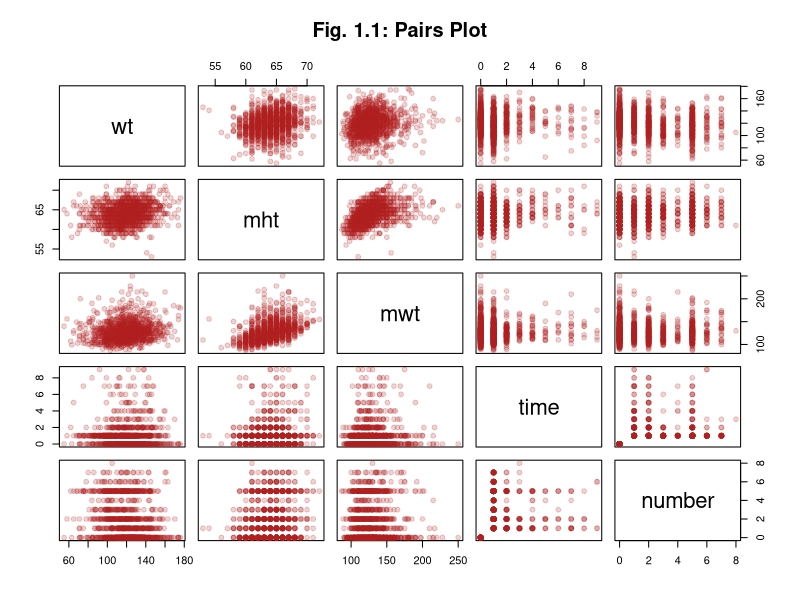
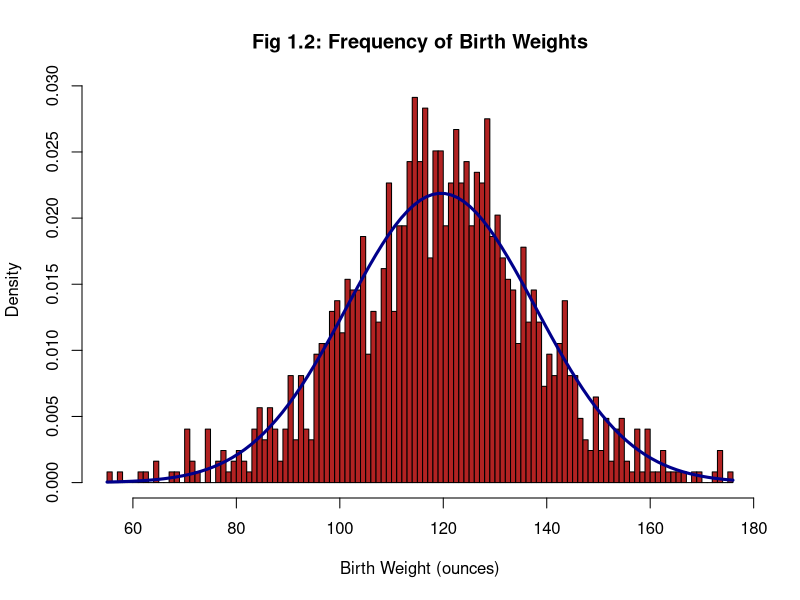
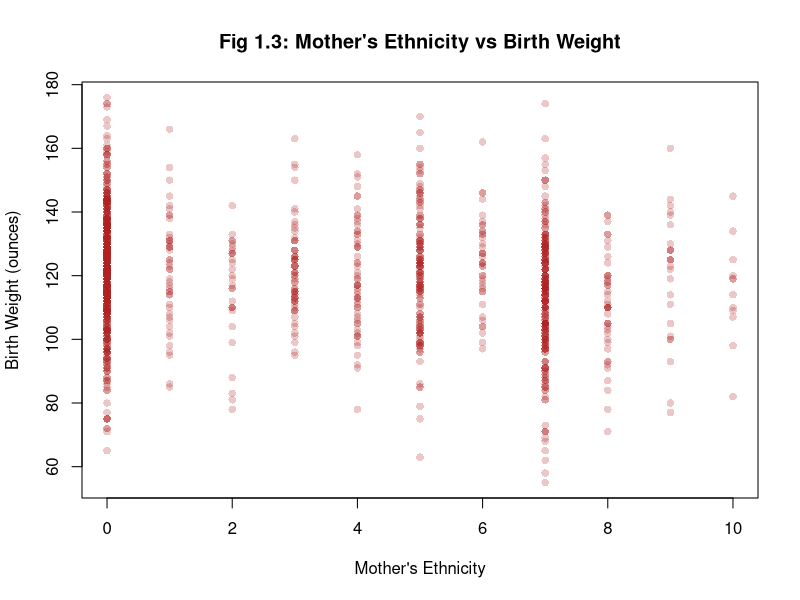
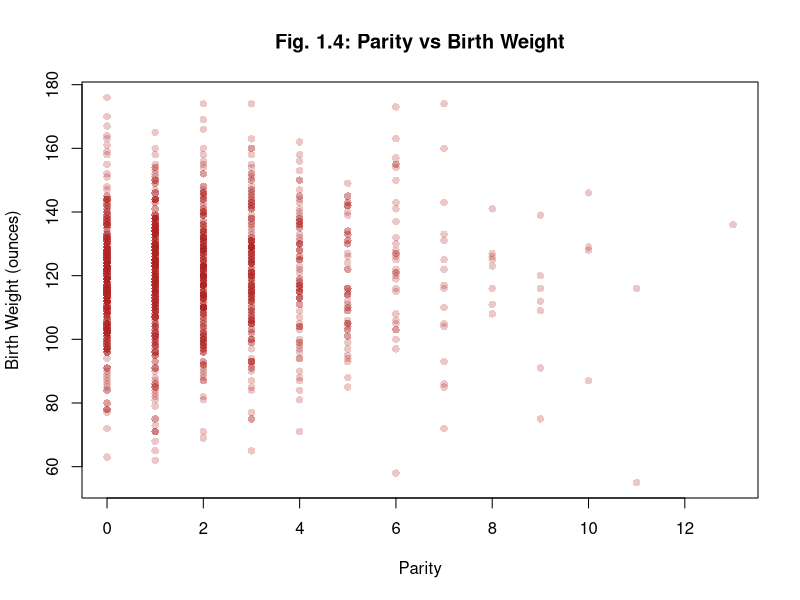
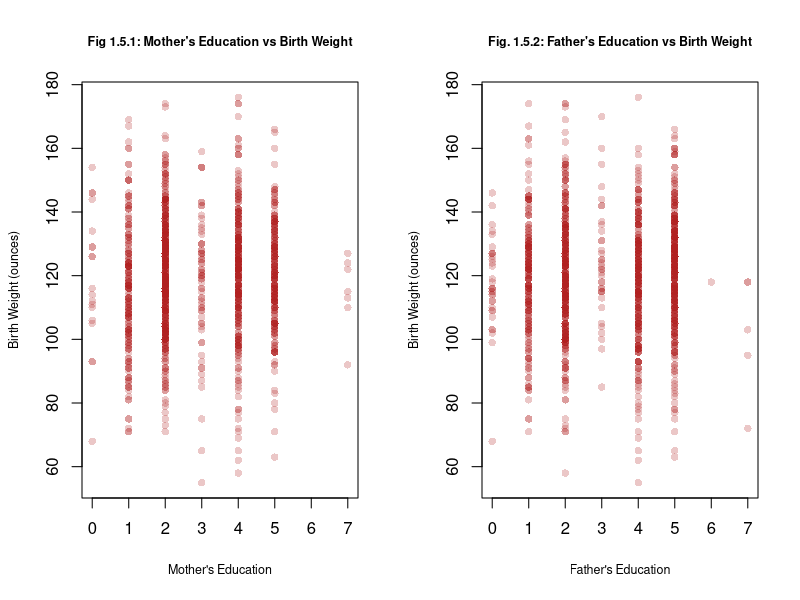
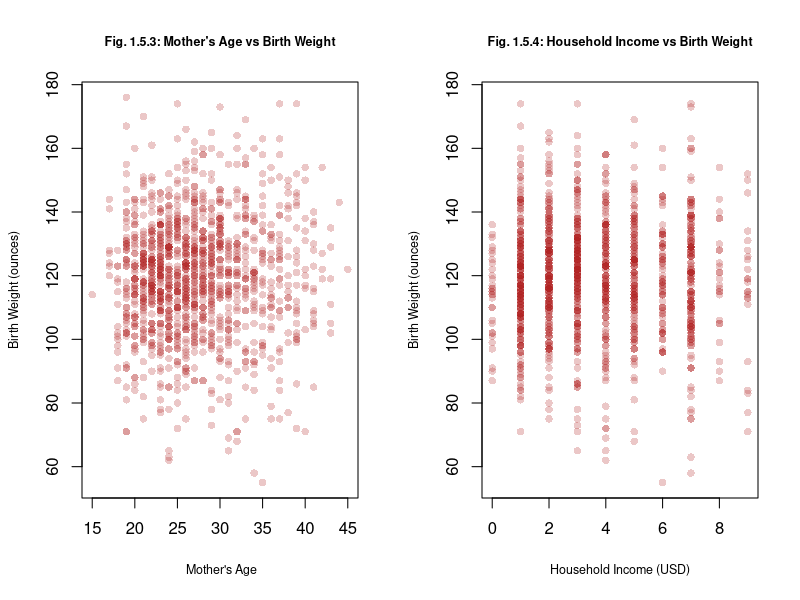
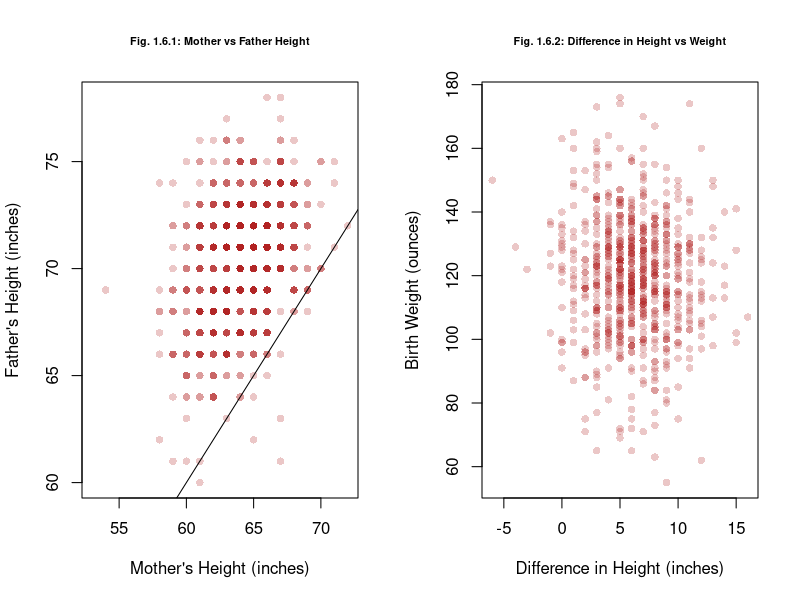
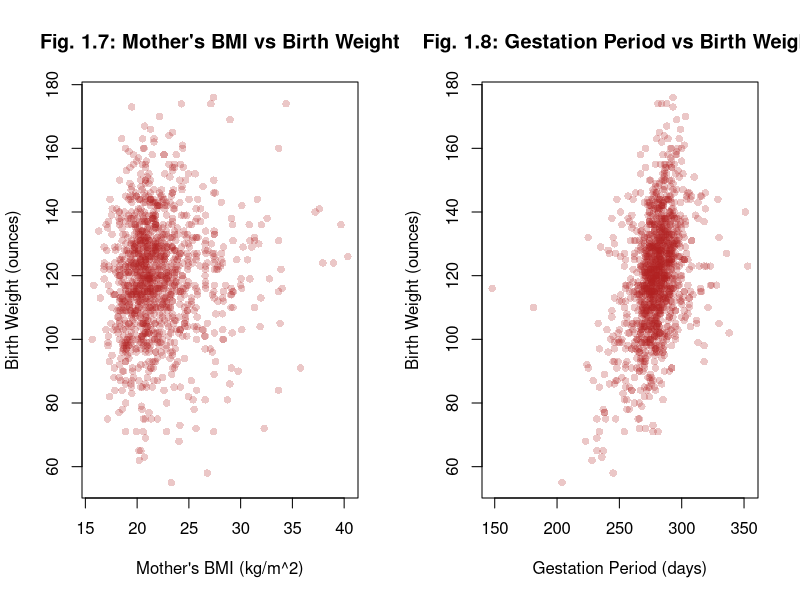

Write the R code that produced these figures, in order.
## ---- chunk 1
# Knitr Configuration
knitr::opts_chunk$set(
  comment = NA,
  cache = TRUE,
  include = TRUE,
  echo = FALSE,
  results = "markup",
  fig.show = "asis",
  fig.height = 3.2,
  fig.align = "center"
)
## ---- chunk 2
# Define all the functions and constants used later

# Category names for Ethnicity variates
ethLabels <- c(
  "Caucasian",
  "Mexican",
  "African-American",
  "Asian",
  "Mixed",
  "Other"
)

# Category names for Education variates
edLabels <- c(
  "Elementary School",
  "Middle School",
  "High School",
  "High School + Trade School",
  "High School + Some College",
  "College Graduate",
  "Trade School",
  "High School Unclear"
)

# Number of imputed datasets
k <- 5

# Unit conversion factors
poundsToKg <- 0.453592
inchesToM <- 0.0254

# The boundaries for BMI categories
# See this page for the source:
# https://www.mayoclinic.org/healthy-lifestyle/pregnancy-week-by-week/in-depth/pregnancy-weight-gain/art-20044360?pg=1
underweightNormalBoundary <- 18.5
normalOverweightBoundary <- 25
overweightObeseBoundary <- 30

# Use test 20% for test set in cross validation
testSetRatio = 0.2

# Number of cross-validation trials
# "Usually about a thousand is fine" - M. Lysy, Nov. 27, 2018
m <- 1000
## ---- chunk 3
# Input: bmi - a BMI
# Output: TRUE/FALSE depending on if the BMI falls into category in function name
isUnderweight <- function (bmi) bmi < underweightNormalBoundary
isNormal <- function (bmi) bmi < normalOverweightBoundary &
                           bmi >= underweightNormalBoundary
isOverweight <- function (bmi) bmi < overweightObeseBoundary &
                               bmi >= normalOverweightBoundary
isObese <- function (bmi) bmi >= overweightObeseBoundary

# Input: wtLbs - weight in pounds
#        htIn - height in inches
# Output: (double) BMI
bmi <- function (wtLbs, htIn) (wtLbs * poundsToKg) / (htIn * inchesToM)^2
## ---- chunk 4
# Roughly translate the "number" category to a floating point
# number of the actual number of cigarettes smoked
# Input: number - raw value for 'number' variable
# Output: (double) approximation of the number of individual cigarettes smoked per day
numCigs <- function (number) (number > 0 & number <= 4) * (5 * number - 2.5) +
                             (number > 4) * (10 * number - 25.5)
## ---- chunk 5
# Decode most categorical variates and encode them as labelled factors
# Decodes 'number' and converts it to a float using numCigs
# Decodes 'income' and converts it so a factor with 3 broader categories
# Returns a new data frame and does not modify the given one
# Input: birthsDataset - an imputed births dataset
# Output: a new data frame with factor encoded categorical variables
decodeBirthVariates <- function (birthsDataset) {
  newDataset = data.frame(birthsDataset)

  newDataset$meth <- cut(
    birthsDataset$meth,
    breaks = c(0, 5:10), 
    labels = ethLabels,
    right = TRUE,
    include.lowest= TRUE
  )

  newDataset$med <- cut(
    birthsDataset$med,
    breaks = 0:8, 
    labels = edLabels,
    right = FALSE
  )

  newDataset$feth <- cut(
    birthsDataset$feth,
    breaks = c(0, 5:10),
    labels = ethLabels,
    right = TRUE,
    include.lowest= TRUE
  )

  newDataset$fed <- cut(
    birthsDataset$fed,
    breaks = 0:8, 
    labels = edLabels,
    right = FALSE
  )

  newDataset$smoke <- cut(
    birthsDataset$smoke,
    breaks = 0:4, 
    labels = c(
      "Never",
      "Smokes Now",
      "Until Pregnancy",
      "Doesn't Smoke Anymore"
    ),
    right = FALSE
  )

  newDataset$marital <- cut(
    birthsDataset$marital,
    breaks = 0:5,
    labels = c(
      "Married",
      "Legally Separated",
      "Divorced",
      "Widowed",
      "Never Married"
    )
  )

  newDataset$number <- numCigs(birthsDataset$number)

  newDataset$time <- cut(
    birthsDataset$time,
    breaks = 0:10,
    labels = c(
      "Never Smoked",
      "Still Smokes",
      "During Pregnancy",
      "Less Than A Year",
      "1-2 Years",
      "2-3 Years",
      "3-4 Years",
      "5-9 Years",
      "More Than 10 Years",
      "Quit But Don't Know When"
    ),
    right = FALSE
  )

  newDataset$income <- cut(
    birthsDataset$income,
    breaks = c(0, 1, 2, 10),
    labels = c(
      "Under 2500",
      "2500-4999",
      "Over 5000"
    ),
    right = FALSE
  )

  newDataset
}
## ---- chunk 6
# Input: time - time since quitting smoking in original integer encoding
#        number - number of cigarettes smoked in original integer encoding
#        impactHalfLife - the half-life of the smoking impact as it decays after quitting
# Output: (doubel) our custom smoking impact variate
smokingImpact <- function (time, number, impactHalfLife) {
  # Take the average of the bounds of the range of cigarettes smoked by a given category
  # as the approximate exact number of cigarettes smoked per day
  activeSmokingImpact = log(
    numCigs(number) +
    (number == 0) * 1 # This term guarantees a value of 0 for non-smokers (0 = log(1))
  )
  
  # Approximate a scalar number of years since quiting based on the categorical variable
  yearsQuit = (time >= 3) * (-2.5 + time) + (time >= 7) * (-18.5 + 3 * time)
  # Time = 1 or 2 are special cases with 0 decay
  yearsQuit = yearsQuit * (time >= 3)
  
  decayedSmokingImpact = activeSmokingImpact * 2^(-yearsQuit / impactHalfLife)
  
  decayedSmokingImpact
}
## ---- chunk 7
# Input: imputedBirthsDataset - an imputed births dataset
#        impactHalfLife - the half-life parameter to supply when computing smokingImpact
# Output: a new data frame with factor encoded categorical variables and new engineered features
craftFeatures <- function (imputedBirthsDataset, impactHalfLife = 2) {
  newDataset = decodeBirthVariates(imputedBirthsDataset)

  # Note: This treats parents of "Other" ethnicity
  # as the same ethnicity though they may not be
  newDataset$sameEth <- factor(
    (imputedBirthsDataset$meth != 9 & # If they are both "Mixed" then it is like two
                                      # parents of different ethnicities
     imputedBirthsDataset$meth == imputedBirthsDataset$feth) |
    # Both Caucasian
    (imputedBirthsDataset$meth < 6 & imputedBirthsDataset$feth < 6),
    labels = c("Different", "Same")
  )
  
  newDataset$htDiff <- newDataset$fht - newDataset$mht
    
  # If a mother is having her first child after 40,
  # we say that she is becoming a mother late in life
  newDataset$lateMom <- factor(
    newDataset$parity == 0 & newDataset$mage >= 40,
    labels = c("Not late", "Late")
  )

  newDataset$mBMI <- bmi(newDataset$mwt, newDataset$mht)
  
  # Multiplying by 1, 2, and 3 to give integer encoding of
  # categories which are then changed to a factor
  newDataset$mBMICategory <- factor(
    1 * isNormal(newDataset$mBMI)
      + 2 * isOverweight(newDataset$mBMI)
      + 3 * isObese(newDataset$mBMI),
    labels = c("Underweight", "Normal", "Overweight", "Obese")
  )
  
  newDataset$smokingImpact <- smokingImpact(
    imputedBirthsDataset$time,
    imputedBirthsDataset$number,
    impactHalfLife
  )
  
  newDataset
}
## ---- chunk 8
# Input: model - a model
#        datasets - a collection of imputed datasets
# Output: (float) the average AIC of the model across the given datasets
meanAIC <- function (model, datasets) mean(sapply(
  datasets,
  function (dataset) AIC(update(model, data = dataset))
))
## ---- chunk 9
# Input: datasets - a collection of imputed datasets
#        predictedVar - the variables to be predicted by the model
#        excludedVars - variables in the datasets to be ignored in model selection
#        specialTerms - specific terms to be allowed in the model (overrides exlusion)
# Output: an automatically selected model which fits predictedVar with variables
#         from the dataset
selectModel <- function (
  datasets,
  predictedVar,
  excludedVars = c(),
  specialTerms = c()
) {
  selectedModelMeanAIC = .Machine$integer.max
  selectedModel = NULL
  
  # Fit a model against each dataset and keep with one which performs best on all
  for (dataset in datasets) {
    M0 = lm(wt ~ 1, data = dataset)
    Mmax = lm(
      # Write maximal formula with interaction effects between all vars not excluded,
      # with added special terms on their own
      formula(paste(
        predictedVar,
        "~",
        "(.",
        Reduce(
          function (l, r) paste(l, r),
          Map(function (term) paste("-", term), excludedVars),
          ""
        ),
        ")^2",
        Reduce(
          function (l, r) paste(l, r),
          Map(function (term) paste("+", term), specialTerms),
          ""
        )
      )),
      data = dataset
    ) 
  
    candidateModel = step(
      lm(wt ~ 1, data = dataset),
      scope = list(lower = M0, upper = Mmax),
      direction = "both",
      trace = 0
    )
  
    candidateModelMeanAIC = meanAIC(candidateModel, datasets)
  
    if (candidateModelMeanAIC < selectedModelMeanAIC) {
      selectedModel = update(candidateModel, data = dataset)
      selectedModelMeanAIC = candidateModelMeanAIC
    }
  }
  
  selectedModel
}
## ---- chunk 10
# Input: model1 - a model
#        model2 - a model
#        datasets - datasets to cross-validate the models on
# Output: the rPMSE for each model on each cross-validation trial,
#         as well as a sample of actual values, predictions, and residuals
#         from the final trial
crossValidate <- function (model1, model2, datasets) {
  model1rPMSE <- vector(mode = "numeric", length = m)
  model2rPMSE <- vector(mode = "numeric", length = m)

  for (i in 1:m) {
    chosenSet = datasets[[1 + i %% k]]
    Ntotal = nrow(chosenSet)
    Ntest = floor(Ntotal * testSetRatio)
    outOfSampleIndices = sample(Ntotal, Ntest)
    trainSet = chosenSet[-outOfSampleIndices, ]
    testSet = chosenSet[outOfSampleIndices, ]
    
    model1 = update(model1, data = trainSet)
    model2 = update(model2, data = trainSet)
    outOfSamplePredictions1 = predict(model1, newdata = testSet)
    outOfSamplePredictions2 = predict(model2, newdata = testSet)
    predictionErrors1 = (testSet$wt - outOfSamplePredictions1) ^ 2
    predictionErrors2 = (testSet$wt - outOfSamplePredictions2) ^ 2
    model1rPMSE[i] <- sqrt(sum(predictionErrors1) / Ntest)
    model2rPMSE[i] <- sqrt(sum(predictionErrors2) / Ntest)
  }
  
  list(
    rPMSEs = data.frame(model1 = model1rPMSE, model2 = model2rPMSE),
    actual = testSet$wt,
    predictions = data.frame(
      model1 = outOfSamplePredictions1,
      model2 = outOfSamplePredictions2
    ),
    residuals = data.frame(
      model1 = outOfSamplePredictions1 - testSet$wt,
      model2 = outOfSamplePredictions2 - testSet$wt
    )
  )
}
## ---- chunk 11
# Import dataset
births <- read.csv("chds_births.csv")
## ---- chunk 12
# The occurrences of marital == 0 are likely transcription errors.
# Replace them with NAs
mendedBirths <- data.frame(births)
mendedBirths[mendedBirths$marital == 0, "marital"] <- NA
## ---- chunk 13
# Suppress library warnings
options(warn=-1)

# Multiple Imputation
library(mice, quietly = TRUE)

# For consistency
set.seed(331)

multiplyImputedBirths <- mice(
  mendedBirths,
  m = k,
  method = "pmm",
  printFlag = FALSE
)

# Gather the imputed datasets
imputedBirths <- lapply(1:k, function(i) complete(multiplyImputedBirths, i))
## ---- chunk 14
# Decode the categorical variables into factors and replace number with
# numCigs so that we don't get linearly dependent categories for never smoked
# and smoked 0 cigarettes
decodedImputedBirths <- lapply(imputedBirths, decodeBirthVariates)
## ---- chunk 15
# The candidate values for half life
halfLifeValues <- seq(0.1, 10, by = 0.1)

# The half life value which maximized multiple R squared
optimalImpactHalfLife <- 0.1 * which.max(sapply(
  halfLifeValues,
  function (halfLife) summary(lm(
    wt ~ smokingImpact + time + numCigs,
    data = data.frame(
      wt = imputedBirths[[1]]$wt,
      time = imputedBirths[[1]]$time,
      numCigs = numCigs(
        imputedBirths[[1]]$number
      ),
      smokingImpact = smokingImpact(
        imputedBirths[[1]]$time,
        imputedBirths[[1]]$number,
        impactHalfLife = halfLife
      )
    )
  ))$r.squared
))

paste("Optimal impact half life:", optimalImpactHalfLife)
## ---- chunk 16
library(purrr) # Needed for the function 'partial' used below
# Create datasets with our engineered features and the previous factor
# transformations from decodeImputedBirths as well, using the optimized
# impact half life value
engineeredFeatureBirths <- lapply(
  imputedBirths,
  partial(craftFeatures, impactHalfLife = optimalImpactHalfLife)
)
## ---- chunk 17
pairs(
  births[c("wt", "mht", "mwt", "time", "number")],
  col = adjustcolor("firebrick", 0.2),
  pch = 19,
  main = "Fig. 1.1: Pairs Plot"
)
## ---- chunk 18
h<- hist(
  births$wt,
  breaks = 100,
  freq = FALSE,
  col = "firebrick",
  main = "Fig 1.2: Frequency of Birth Weights",
  xlab = "Birth Weight (ounces)",
  mar = c(1, 4, 1, 2) + 0.1
) 

curve(
  dnorm(x, mean(births$wt), sd(births$wt)),
  add = TRUE,
  lwd = 3, 
  col = "darkblue"
)
## ---- chunk 19
plot(
  births$meth,
  births$wt,
  col = adjustcolor("firebrick", 0.25),
  pch = 16,
  main = "Fig 1.3: Mother's Ethnicity vs Birth Weight",
  xlab = "Mother's Ethnicity",
  ylab = "Birth Weight (ounces)",
  mar = c(1, 4, 1, 2) + 0.1
)
## ---- chunk 20
plot(
  births$parity,
  births$wt,
  pch = 16,
  col = adjustcolor("firebrick", 0.25),
  main = "Fig. 1.4: Parity vs Birth Weight",
  xlab = "Parity",
  ylab = "Birth Weight (ounces)"
)
## ---- chunk 21
par(mfrow = c(1, 2))
plot(
  births$med,
  births$wt,
  col = adjustcolor("firebrick", 0.25),
  pch = 16,
  cex.main = 0.75,
  cex.lab = 0.75,
  main = "Fig 1.5.1: Mother's Education vs Birth Weight",
  xlab = "Mother's Education",
  ylab = "Birth Weight (ounces)"
)
plot(
  births$fed,
  births$wt,
  col = adjustcolor("firebrick", 0.25),
  pch = 16,
  cex.main = 0.75,
  cex.lab = 0.75,
  main = "Fig. 1.5.2: Father's Education vs Birth Weight",
  xlab = "Father's Education",
  ylab = "Birth Weight (ounces)"
)
plot(
  births$mage,
  births$wt,
  pch = 16,
  cex.main = 0.75,
  cex.lab = 0.75,
  col = adjustcolor("firebrick", 0.25),
  main = "Fig. 1.5.3: Mother's Age vs Birth Weight",
  xlab = " Mother's Age",
  ylab = "Birth Weight (ounces)"
)
plot(
  births$income,
  births$wt,
  pch = 16,
  cex.main = 0.75,
  cex.lab = 0.75,
  col = adjustcolor("firebrick", 0.25),
  main = "Fig. 1.5.4: Household Income vs Birth Weight",
  xlab = "Household Income (USD)",
  ylab = "Birth Weight (ounces)"
)
## ---- chunk 22
par(mfrow = c(1,2))
plot(
  births$mht,
  births$fht,
  col = adjustcolor("firebrick", 0.25),
  pch = 16,
  main = "Fig. 1.6.1: Mother vs Father Height",
  xlab = "Mother's Height (inches)",
  ylab = "Father's Height (inches)",
  cex.main = 0.65
)
abline(coef = c(0, 1))
plot(
  births$fht - births$mht,
  births$wt,
  pch = 16,
  col = adjustcolor("firebrick", 0.25),
  main = "Fig. 1.6.2: Difference in Height vs Weight",
  xlab = "Difference in Height (inches)",
  ylab = "Birth Weight (ounces)",
  cex.main = 0.65
)
## ---- chunk 23
plot(
  bmi(births$mwt, births$mht),
  births$wt,
  pch = 16,
  col = adjustcolor("firebrick", 0.25),
  main = "Fig. 1.7: Mother's BMI vs Birth Weight",
  xlab = "Mother's BMI (kg/m^2)",
  ylab = "Birth Weight (ounces)"
)
## ---- chunk 24
plot(
  births$gestation,
  births$wt,
  col = adjustcolor("firebrick", 0.25),
  main = "Fig. 1.8: Gestation Period vs Birth Weight",
  xlab = "Gestation Period (days)",
  ylab = "Birth Weight (ounces)",
  pch = 16
)
## ---- chunk 25
paste("Table 1.9: Number of Occurrences per Marital Status category")
summary(factor(births$marital))
## ---- chunk 26
N <- nrow(mendedBirths)

paste("Table 1.10: Fraction of NAs by Variable")
round(
  sapply(
    colnames(mendedBirths),
    function (colname) sum(is.na(mendedBirths[colname])) / N
  ),
  2
)
nrow(na.omit(
  mendedBirths[, !(colnames(mendedBirths) %in% c("fht", "fwt", "income"))]
)) / N
## ---- chunk 27
basicBirthWeightModel <- selectModel(
  decodedImputedBirths,
  "wt",
  excludedVars = c("gestation", "smoke", "marital"),
  specialTerms = c("marital")
)
basicBirthWeightModelMeanAIC <- meanAIC(basicBirthWeightModel, decodedImputedBirths)
basicBirthWeightModel$call
## ---- chunk 28
engineeredBirthWeightModel <- selectModel(
  engineeredFeatureBirths,
  "wt",
  excludedVars = c("gestation", "smoke", "time", "fht", "mBMICategory", "income",
                   "marital", "med", "fed", "meth", "feth", "htDiff", "lateMom"),
  specialTerms = c("time", "fht", "mBMICategory", "income",
                   "marital", "med", "fed", "meth", "feth", "htDiff", "lateMom")
)
engineeredBirthWeightModelMeanAIC <- meanAIC(
  engineeredBirthWeightModel,
  engineeredFeatureBirths
)
engineeredBirthWeightModel$call
## ---- chunk 29
# residual standard error
basicRes <- summary(basicBirthWeightModel)$sigma
enginRes <- summary(engineeredBirthWeightModel)$sigma

#R squared calculation
basicRsquared <- summary(basicBirthWeightModel)$r.squared
enginRsquared <- summary(engineeredBirthWeightModel)$r.squared

#R squared adjusted
basicARsquared <- summary(basicBirthWeightModel)$adj.r.squared
enginARsquared <- summary(engineeredBirthWeightModel)$adj.r.squared

summaryTable <- data.frame(c(basicRes, enginRes), c(basicRsquared, enginRsquared), c(basicARsquared, enginARsquared))
colnames(summaryTable) <- c("Residual Standard Error", "R Squared", "Adjusted R Squared")
rownames(summaryTable) <- c("Basic Model", "Engineered Model")
summaryTable 
## ---- chunk 30
layout(matrix(c(1, 2, 4, 5), 1, 2, byrow = TRUE))
plot(
  basicBirthWeightModel,
  cex = 0.4,
  which = c(1, 2),
  pch = 19,
  col = adjustcolor("firebrick", 0.25),
  lwd = 2,
  main = NULL
)
## ---- chunk 31
layout(matrix(c(1, 2, 4, 5), 1, 2, byrow = TRUE))
plot(
  engineeredBirthWeightModel,
  cex = 0.4,
  which = c(1, 2),
  pch = 19,
  col = adjustcolor("firebrick", 0.25),
  lwd = 2,
  main = NULL
)
## ---- chunk 32
press1 <- resid(basicBirthWeightModel) / (1 - hatvalues(basicBirthWeightModel)) 
press2 <- resid(engineeredBirthWeightModel) / (1 - hatvalues(engineeredBirthWeightModel))
AIC1 <- c("Basic", "Engineered")

#display results
disp <- rbind(
  AIC = c(
    engineeredBirthWeightModelMeanAIC,
    basicBirthWeightModelMeanAIC),
    PRESS = c(sum(press1^2), sum(press2^2)
  )
)
colnames(disp) <- c("Basic", "Engineered")
disp
## ---- chunk 33
cvResults <- crossValidate(
  basicBirthWeightModel,
  engineeredBirthWeightModel,
  engineeredFeatureBirths
)
## ---- chunk 34
rPMSEs <- cvResults$rPMSEs
PMSETable <- data.frame(c(mean(rPMSEs$model1), sd(rPMSEs$model1)), c(mean(rPMSEs$model2), sd(rPMSEs$model2)))
colnames(PMSETable) <- c("Basic Model", "Engineered Model")
rownames(PMSETable) <- c("Mean", "SD")
PMSETable

boxplot(
  list(model1rPMSE = rPMSEs$model1, model2rPMSE = rPMSEs$model2), 
  main = "Comparison of rPMSEs"
)

layout(matrix(c(1, 2, 4, 5), 1, 2, byrow = TRUE))
plot(
  cvResults$predictions$model1,
  cvResults$residuals$model1,
  main = "Predicted Values vs Basic Model Res",
  cex.main = 0.8,
  col = adjustcolor("firebrick", 0.5),
  xlab = "Predicted Values",
  ylab = "Basic Model Residuals",
  pch = 16
)
plot(
  cvResults$predictions$model2,
  cvResults$residuals$model2,
  main = "Predicted Values vs Engineered Model Res",
  cex.main = 0.8,
  col = adjustcolor("firebrick", 0.5),
  xlab = "Predicted Values",
  ylab = "Engineered Model Residuals",
  pch = 16
)
## ---- chunk 35
par(mfrow = c(1, 2))
qqnorm(
  cvResults$residuals$model1,
  main = "Normal Q-Q Plot for Basic",
  cex.main = 0.85,
  pch = 16,
  col = adjustcolor("firebrick", 0.5)
)
abline(a = 0, b = 20, lty = 2, lwd = 2, col = "blue")

qqnorm(
  cvResults$residuals$model2,
  main = "Normal Q-Q Plot for Engineered",
  cex.main = 0.85,
  pch = 16,
  col = adjustcolor("firebrick", 0.5)
)
abline(a = 0, b = 20, lty = 2, lwd = 2, col = "blue")
## ---- chunk 36
# Reconfigure Knitr for Appendix
knitr::opts_chunk$set(include = TRUE, echo = TRUE, eval = FALSE)
## ---- chunk 37

## ---- chunk 38

## ---- chunk 39

## ---- chunk 40

## ---- chunk 41

## ---- chunk 42

## ---- chunk 43

## ---- chunk 44

## ---- chunk 45

## ---- chunk 46

## ---- chunk 47

## ---- chunk 48

## ---- chunk 49

## ---- chunk 50

## ---- chunk 51

## ---- chunk 52

## ---- chunk 53

## ---- chunk 54

## ---- chunk 55

## ---- chunk 56

## ---- chunk 57

## ---- chunk 58

## ---- chunk 59

## ---- chunk 60

## ---- chunk 61

## ---- chunk 62

## ---- chunk 63

## ---- chunk 64

## ---- chunk 65
qqplot(
  cvResults$predictions$model1,
  cvResults$actual,
  main = "Q-Q Plot",
  xlab = "Predicted Values",
  ylab = "Actual Values"
)
abline(a = 0, b = 1, lty = 2, col = "red")

qqplot(
  cvResults$predictions$model2,
  cvResults$actual,
  main = "Q-Q Plot",
  xlab = "Predicted Values",
  ylab = "Actual Values"
)
abline(a = 0, b = 1, lty = 2, col = "red")
## ---- chunk 66
#Basic coefficients
basicCoeff <- data.frame(summary(basicBirthWeightModel)$coefficients)

format(round(basicCoeff, 3), digits = 2, scientific = FALSE)
## ---- chunk 67
#Engineered coefficients
enginCoeff <- data.frame(summary(engineeredBirthWeightModel)$coefficients)
format(round(enginCoeff, 3), digits = 2, scientific = FALSE)
## ---- chunk 68
plot(engineeredBirthWeightModel, cex = 0.4, which = c(1, 3), pch = 19, lwd = 2, main = NULL)
## ---- chunk 69
# Percentage of entries in each category for time
percentTime <- data.frame(c(0, 1, 2, 3, 4, 5, 6, 7, 8, 9), 
           sapply(0:9, function(i) sum(na.omit(births$time == i))/N))
colnames(percentTime) <- c("Category Corresponding to Time", "Percentage of the Population")
percentTime
## ---- chunk 70

## ---- chunk 71

## ---- chunk 72
